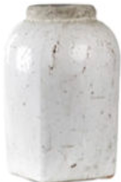
#> input picture Other/V1.0 targetImageDetector/targetImage.png, 121 x 182 px, shrunk from 144 x 217 before the run
$ python main.py
#> lines starting #> are read from the running program, lines starting #| are printed output that depends on the picture; after the words box and inside, x2 and y2 are one past the last pixel; in counts of white or black regions, pixels touching at a corner belong together
import cv2 as cv
import numpy as np
import os, time

os.chdir(os.path.dirname(os.path.abspath(__file__)))

class ImageVision:

    targetImage = None
    sourceImage = None
    w = 0
    h = 0
    method = None

    def __init__(self, targetImage_path='targetImage.png', sourceImage_path='sourceImage.png', method=None, preMethod=None):

#> called with targetImage_path = 'targetImage.png', sourceImage_path = 'sourceImage.png'
        self.targetImage_path = targetImage_path
        self.targetImage = cv.imread(self.targetImage_path, preMethod)
#> self.targetImage is the input picture: shape (182, 121, 3); mean B, G, R 210.1, 211.9, 213.3

        self.sourceImage_path = sourceImage_path
        self.sourceImage = cv.imread(self.sourceImage_path, preMethod)
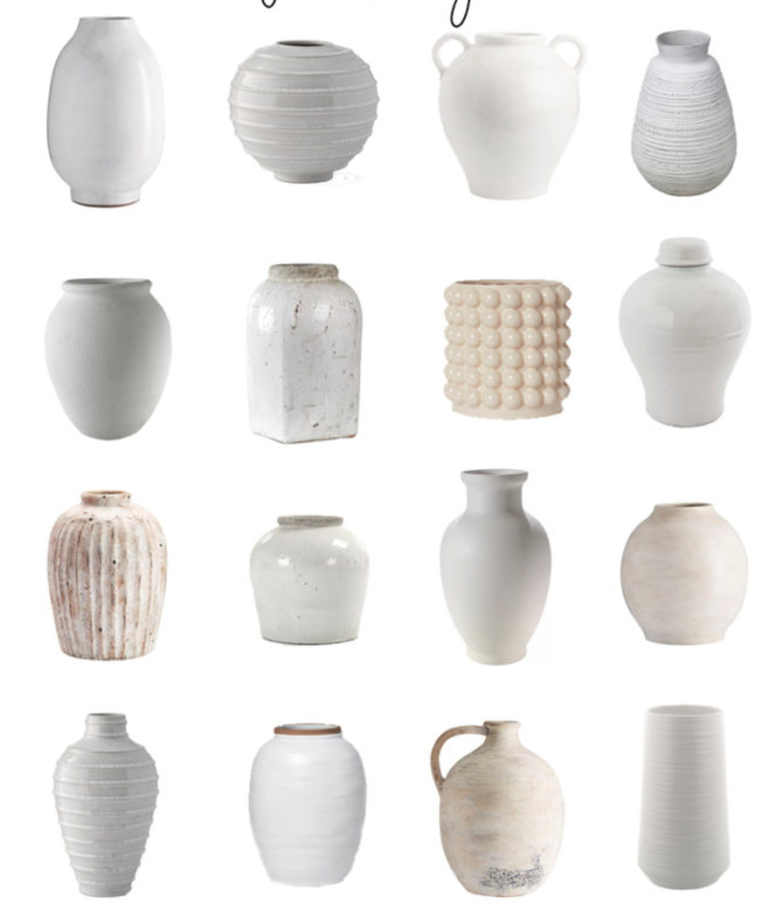
#> input picture Other/V1.0 targetImageDetector/sourceImage.png, 773 x 913 px, shrunk from 922 x 1090 before the run
#> self.sourceImage is the input picture: shape (913, 773, 3); mean B, G, R 231.5, 233.3, 234.8

        #This information is needed right away, which is why the targetImage_path attribute is filled
        self.w = self.targetImage.shape[1]
#> self.w = 121
        self.h = self.targetImage.shape[0]
#> self.h = 182

        #Creating a property then referencing it like this is only useful if you'll be refernencing it in the method somewhere
        self.method = method

    def targetImageDetector(self, threshold=None, debugMode=None):

#> called with threshold = 0.9, debugMode = 'all'
        result = cv.matchTemplate(self.sourceImage, self.targetImage, self.method)
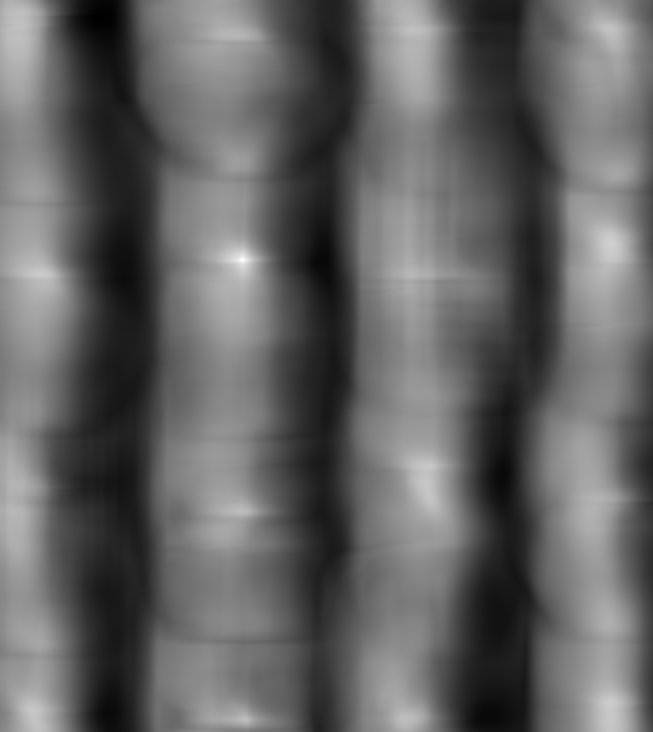
#> result: shape (732, 653) float32; min -0.633, max 0.993, mean 0.00447; drawn with min black and max white

        coordinates = np.where(result >= threshold)
#> coordinates = 16 positions, rows 258 to 261, columns 240 to 244
        coordinates = list(zip(*coordinates[::-1]))
#> coordinates = [(241, 258), (242, 258), (243, 258), (240, 259), (241, 259), (242, 259), (243, 259), (244, 259), (240, 260), (241, 260), (242, 260), (243, 260), (244, 260), (241, 261), (242, 261), (243, 261)]

        #Using the rectangle shape in [x, y, w, h] format
        shapes = []
        for coord in coordinates:
            shapeCord = [int(coord[0]), int(coord[1]), self.w, self.h]
            shapes.append(shapeCord)
            shapes.append(shapeCord)
#> this loop made 16 passes
#> shapeCord on passes 1 to 12: [241, 258, 121, 182], [242, 258, 121, 182], [243, 258, 121, 182], [240, 259, 121, 182], [241, 259, 121, 182], [242, 259, 121, 182], [243, 259, 121, 182], [244, 259, 121, 182], [240, 260, 121, 182], [241, 260, 121, 182], [242, 260, 121, 182], [243, 260, 121, 182]
#> after the loop, shapes = 32 items, first 6: [241, 258, 121, 182], [241, 258, 121, 182], [242, 258, 121, 182], [242, 258, 121, 182], [243, 258, 121, 182], [243, 258, 121, 182]
            #This bypasses 2-coordinate requirement to qualify as a shape

        shapes, weights = cv.groupRectangles(shapes, 1, 0.25)
#> shapes = [[242, 260, 121, 182]]; weights = [32]

        markerCoords = []
        if len(shapes):
            print('Hit(s) Found!')
            time.sleep(2)
            print('Processing . . .')

            line_color = (0, 128, 128)
            line_type = cv.LINE_4
            marker_color = (0, 128, 128)
            marker_type = cv.MARKER_STAR

            for (x, y, w, h) in shapes:

                centerX = x + int(self.w/2)
                centerY = y + int(self.h/2)
                markerCoords.append((centerX, centerY))

                if debugMode == 'shapes':

                    top_left = (x, y)
                    bottom_right = (x + self.w, y + self.h)

                    cv.rectangle(self.sourceImage, top_left, bottom_right, line_color, line_type)

                elif debugMode == 'markerCoords':

                    cv.drawMarker(self.sourceImage, (centerX, centerY), marker_color, marker_type)

                elif debugMode == 'all':

                    top_left = (x, y)
                    bottom_right = (x + self.w, y + self.h)

                    cv.rectangle(self.sourceImage, top_left, bottom_right, line_color, line_type)

                    cv.drawMarker(self.sourceImage, (centerX, centerY), marker_color, marker_type)
#> this loop made 1 pass
#> (x, y, w, h, centerX, centerY, bottom_right) on pass 1: (242, 260, 121, 182, 302, 351, (363, 442))
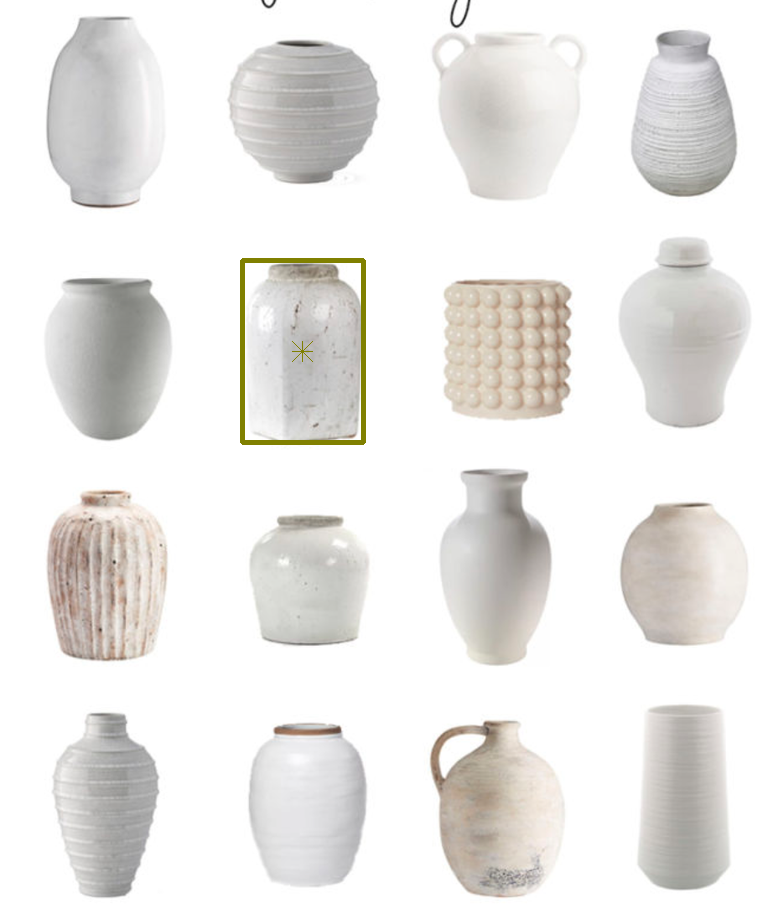
#> self.sourceImage: shape (913, 773, 3); 0.44% of pixels changed, all inside (x1, y1, x2, y2) = (240, 258, 366, 445)
#> after the loop, markerCoords = [(302, 351)]

            if debugMode:
                cv.imshow('Hit(s)', self.sourceImage)
                cv.imwrite('hit_s.jpg', self.sourceImage)
                print('Here is The Perliminary Analysis - Press Any Key to Continue!')
                cv.waitKey()

            print("Hit Coordinates: " + str(shapes))
#| Hit Coordinates: [[242 260 121 182]]
            time.sleep(2)

            print("Analysis Complete - Check Directory for 'hit_s.jpg' !")
            return shapes

        else:
            print("No Hits Found!")

imageVision = ImageVision()
imageVision.__init__('targetImage.png', 'sourceImage.png', method=cv.TM_CCOEFF_NORMED, preMethod=cv.IMREAD_COLOR)
imageVision.targetImageDetector(threshold=0.9, debugMode='all')

''' Original Function (Non-Class)

def targetImageDetector (targetImage_path, sourceImage_path, threshold=0.5, debugMode=None):

        targetImage = cv.imread(targetImage_path, cv.IMREAD_COLOR)
        sourceImage = cv.imread(sourceImage_path, cv.IMREAD_COLOR)

        w = targetImage.shape[1]
        h = targetImage.shape[0]

        methods = ['cv.TM_CCOEFF', 'cv.TM_CCOEFF_NORMED', 'cv.TM_CCORR', 'cv.TM_CCORR_NORMED', 'cv.TM_SQDIFF', 'cv.TM_SQDIFF_NORMED']
        method = cv.TM_CCOEFF_NORMED

        result = cv.matchTemplate(sourceImage, targetImage, method)

        coordinates = np.where(result >= threshold)
        coordinates = list(zip(*coordinates[::-1]))

        #Using the rectangle shape in [x, y, w, h] format
        shapes = []
        for coord in coordinates:
            shapeCord = [int(coord[0]), int(coord[1]), w, h]
            shapes.append(shapeCord)
            shapes.append(shapeCord)
            #This bypasses 2-coordinate requirement to qualify as a shape

        shapes, weights = cv.groupRectangles(shapes, 1, 0.25)

        markerCoords = []
        if len(shapes):
            print('Hit(s) Found!')
            time.sleep(2)
            print('Processing . . .')

            line_color = (0, 128, 128)
            line_type = cv.LINE_4
            marker_color = (0, 128, 128)
            marker_type = cv.MARKER_STAR

            for (x, y, w, h) in shapes:

                centerX = x + int(w/2)
                centerY = y + int(h/2)
                markerCoords.append((centerX, centerY))

                if debugMode == 'shapes':

                    top_left = (x, y)
                    bottom_right = (x + w, y + h)

                    cv.rectangle(sourceImage, top_left, bottom_right, line_color, line_type)

                elif debugMode == 'markerCoords':

                    cv.drawMarker(sourceImage, (centerX, centerY), marker_color, marker_type)

                elif debugMode == 'all':

                    top_left = (x, y)
                    bottom_right = (x + w, y + h)

                    cv.rectangle(sourceImage, top_left, bottom_right, line_color, line_type)

                    cv.drawMarker(sourceImage, (centerX, centerY), marker_color, marker_type)

            if debugMode:
                cv.imshow('Hit(s)', sourceImage)
                cv.imwrite('hit_s.jpg', sourceImage)
                print('Here is The Perliminary Analysis - Press Any Key to Continue!')
                cv.waitKey()

            print("Hit Coordinates: " + str(shapes))
            time.sleep(2)

            print("Analysis Complete - Check Directory for 'hit_s.jpg' !")
            return shapes

        else:
            print("No Hits Found!")

targetImageDetector('targetImage.png', 'sourceImage.png', threshold=0.9, debugMode='all')
'''
